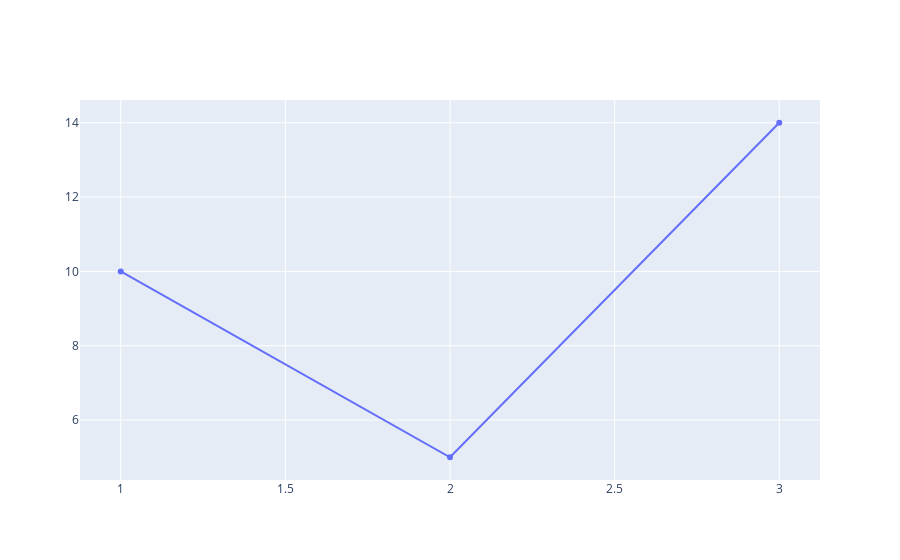

Here is the notebook cell this chart was saved with:
### Code cell
# To check that Plotly installation is ok
fig = go.Figure()
fig.add_scatter(
    x=[1,2,3],
    y=[10,5,14],
)
fig.show()

### Figure 1 — Plotly figure (JSON) as saved in the notebook; plotly's stock layout.template omitted (floating-point values rounded to 4 significant figures)
{"data": [{"type": "scatter", "x": [1, 2, 3], "y": [10, 5, 14]}], "layout": {}}
